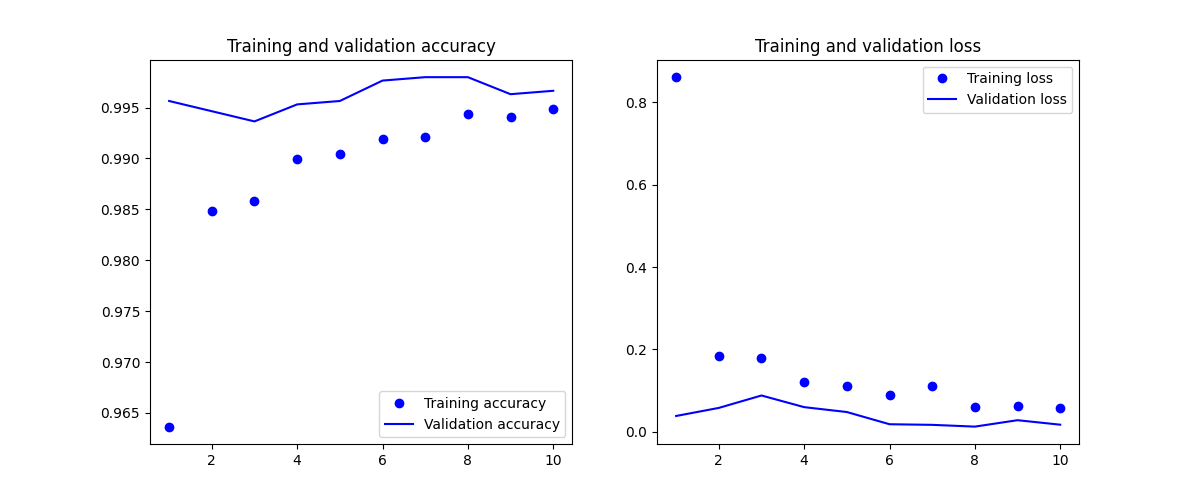

Source code (Python):
import os, shutil, pathlib
import matplotlib.pyplot as plt
import tensorflow as tf
from tensorflow import keras
from tensorflow.keras import layers
from tensorflow.keras.utils import image_dataset_from_directory

# ==========================================
# 1. 데이터셋 재구성 (2, 4, 8 클래스만 추출)
# ==========================================

# 원본 데이터 경로 (압축 푼 MNIST300 폴더 위치에 맞게 수정하세요)
# 예: 현재 폴더 상위에 있다면 "../MNIST300"
original_dir = pathlib.Path("./MNIST300") 

# 새로 만들 데이터셋 경로
new_base_dir = pathlib.Path("./mnist_subset_248")

def make_subset_specific_classes(subset_name):
    target_classes = ["2", "4", "8"] # [요구사항] 2, 4, 8 숫자만 학습
    
    for category in target_classes:
        # 원본 경로: ../MNIST300/training/2
        src_dir = original_dir / subset_name / category
        # 새 경로: ./mnist_subset_248/training/2
        dest_dir = new_base_dir / subset_name / category
        
        # 디렉토리가 없으면 생성하고 파일 복사
        if not os.path.exists(dest_dir):
            os.makedirs(dest_dir)
            # 해당 폴더의 모든 파일 복사
            if os.path.exists(src_dir):
                fnames = os.listdir(src_dir)
                for fname in fnames:
                    shutil.copyfile(src_dir / fname, dest_dir / fname)

# 폴더가 이미 존재하지 않을 때만 실행 (데이터 중복 복사 방지)
if not os.path.exists(new_base_dir):
    print("데이터셋 재구성을 시작합니다...")
    make_subset_specific_classes("training")
    make_subset_specific_classes("testing")
    print("데이터셋 재구성 완료.")
else:
    print("이미 데이터셋이 존재합니다. 생성을 건너뜁니다.")


# ==========================================
# 2. 데이터 로드 (전처리 및 리사이징)
# ==========================================

BATCH_SIZE = 32
IMG_SIZE = (224, 224) # [요구사항] VGG16 권장 사이즈로 변경

print("데이터 로드 중...")
# 학습 데이터셋
train_dataset = image_dataset_from_directory(
    new_base_dir / "training",
    image_size=IMG_SIZE,
    batch_size=BATCH_SIZE,
    label_mode='categorical', # [중요] 3개 클래스 분류이므로 categorical 사용
    shuffle=True
)

# 테스트 데이터셋 (검증용)
test_dataset = image_dataset_from_directory(
    new_base_dir / "testing",
    image_size=IMG_SIZE,
    batch_size=BATCH_SIZE,
    label_mode='categorical'
)

# ==========================================
# 3. 모델 정의 (VGG16 전이학습)
# ==========================================

# VGG16 모델 불러오기 (ImageNet 가중치, Top 제외)
conv_base = keras.applications.vgg16.VGG16(
    weights="imagenet",
    include_top=False,
    input_shape=(224, 224, 3)
)
conv_base.trainable = False # 가중치 동결

# 데이터 증강 (숫자 이미지 특성상 좌우 반전은 제외하거나 주의 필요)
data_augmentation = keras.Sequential(
    [
        layers.RandomRotation(0.1), # 10% 회전
        layers.RandomZoom(0.1),     # 10% 확대
    ]
)

inputs = keras.Input(shape=(224, 224, 3))
x = data_augmentation(inputs)

# VGG16 전용 전처리 (0~1 스케일링이 아닌, VGG 방식의 정규화 수행)
x = keras.applications.vgg16.preprocess_input(x)

x = conv_base(x)
x = layers.Flatten()(x)
x = layers.Dense(256, activation='relu')(x)
x = layers.Dropout(0.5)(x)

# [중요] 출력층 변경: 클래스 3개 (2,4,8), 활성화 함수 Softmax
outputs = layers.Dense(3, activation="softmax")(x)

model = keras.Model(inputs, outputs)

# 모델 컴파일
model.compile(loss="categorical_crossentropy", # 다중 분류 손실 함수
              optimizer="rmsprop",
              metrics=["accuracy"])

model.summary()

# ==========================================
# 4. 모델 학습
# ==========================================

# 체크포인트 설정
callbacks = [
    keras.callbacks.ModelCheckpoint(
        filepath="mnist_248_vgg16.h5",
        save_best_only=True,
        monitor="val_loss")
]

print("모델 학습 시작...")
history = model.fit(
    train_dataset,
    epochs=10, # 테스트를 위해 10회 설정 (필요시 20~30으로 증가)
    validation_data=test_dataset,
    callbacks=callbacks
)

# ==========================================
# 5. 결과 시각화 (그래프)
# ==========================================

accuracy = history.history["accuracy"]
val_accuracy = history.history["val_accuracy"]
loss = history.history["loss"]
val_loss = history.history["val_loss"]
epochs = range(1, len(accuracy) + 1)

# 정확도 그래프
plt.figure(figsize=(12, 5))
plt.subplot(1, 2, 1)
plt.plot(epochs, accuracy, "bo", label="Training accuracy")
plt.plot(epochs, val_accuracy, "b", label="Validation accuracy")
plt.title("Training and validation accuracy")
plt.legend()

# 손실 그래프
plt.subplot(1, 2, 2)
plt.plot(epochs, loss, "bo", label="Training loss")
plt.plot(epochs, val_loss, "b", label="Validation loss")
plt.title("Training and validation loss")
plt.legend()

plt.show()

# ==========================================
# 6. 최종 모델 평가
# ==========================================
print("최적 모델 로드 및 최종 평가:")
test_model = keras.models.load_model("mnist_248_vgg16.h5")
test_loss, test_acc = test_model.evaluate(test_dataset)
print(f"Test accuracy: {test_acc:.3f}")
